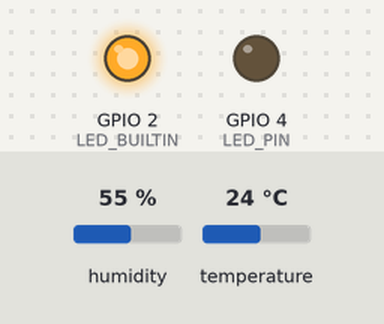
Bench run of a sketch on a simulated ESP32. On the bench: output pins drawn as LEDs (lit = HIGH). Inputs (shaded band) come from the test bench; at power-on: humidity 55 %, temperature 24 °C. WiFi joins after 1.5 s; servers stay silent unless stated; random numbers use the default seed unless the sketch sets one; no MQTT or app messages arrive unless stated; what the sketch prints to the serial monitor is not drawn.

Above: at 5.0 s.
At 10.0 s:
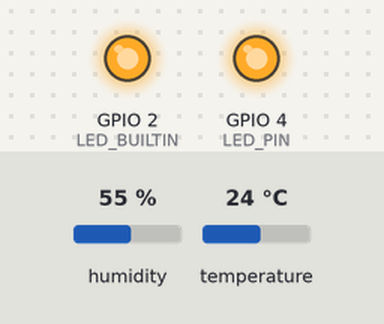
Timing chart, 0 to 15.6 s (numbered marks = the images above):
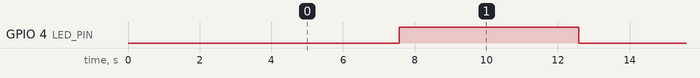

The sketch:

security_node.ino
```cpp
/**
 * AegisMesh — Security Monitoring Node (ESP32-C / Node Gamma)
 * ESP32 Firmware — PIR Motion Detection Sensor
 *
 * Responsibilities:
 * - Detect motion via PIR sensor
 * - Publish telemetry every 2 seconds
 * - Generate security event on motion detection
 * - Send heartbeat every 5 seconds
 *
 * MQTT Topics:
 *   Publish: aegismesh/nodes/ESP32-C/heartbeat
 *   Publish: aegismesh/nodes/ESP32-C/register
 *   Publish: aegismesh/nodes/ESP32-C/telemetry
 *
 * Wiring:
 *   PIR OUT  → GPIO 27
 *   PIR VCC  → 5V
 *   PIR GND  → GND
 *   LED      → GPIO 4
 */

#include <WiFi.h>
#include <PubSubClient.h>
#include <ArduinoJson.h>
#include <DHT.h>

// ══════════════════════════════════════════════════════
// CONFIGURATION — UPDATE THESE
// ══════════════════════════════════════════════════════
const char* WIFI_SSID     = "Ayush";
const char* WIFI_PASSWORD = "1234567890";
const char* MQTT_BROKER   = "172.20.10.3";
const int   MQTT_PORT     = 1883;

const char* NODE_ID       = "ESP32-C";
const char* NODE_LABEL    = "Node Gamma";
const char* NODE_TYPE     = "esp32";
const char* FIRMWARE_VER  = "3.0.0";

// ══════════════════════════════════════════════════════
// PIN CONFIGURATION
// ══════════════════════════════════════════════════════
#define DHTPIN      14
#define DHTTYPE     DHT11
#define LED_PIN     4
#define LED_BUILTIN 2

// ══════════════════════════════════════════════════════
// GLOBALS
// ══════════════════════════════════════════════════════
WiFiClient espClient;
PubSubClient mqtt(espClient);
DHT dht(DHTPIN, DHTTYPE);

unsigned long lastHeartbeat   = 0;
unsigned long lastTelemetry   = 0;
unsigned long bootTime        = 0;

// ══════════════════════════════════════════════════════
// SETUP
// ══════════════════════════════════════════════════════
void setup() {
  Serial.begin(115200);
  delay(1000);

  Serial.println();
  Serial.println("╔═══════════════════════════════╗");
  Serial.println("║  AegisMesh Node Gamma ESP32-C ║");
  Serial.println("║  Climate Monitor (DHT11)      ║");
  Serial.println("╚═══════════════════════════════╝");

  pinMode(LED_PIN, OUTPUT);
  pinMode(LED_BUILTIN, OUTPUT);
  dht.begin();

  connectWiFi();
  mqtt.setServer(MQTT_BROKER, MQTT_PORT);
  connectMQTT();

  bootTime = millis();
  registerNode();
}

// ══════════════════════════════════════════════════════
// LOOP
// ══════════════════════════════════════════════════════
void loop() {
  if (!mqtt.connected()) connectMQTT();
  mqtt.loop();

  unsigned long now = millis();

  if (now - lastHeartbeat >= 5000) {
    sendHeartbeat();
    lastHeartbeat = now;
    digitalWrite(LED_PIN, !digitalRead(LED_PIN));
  }

  if (now - lastTelemetry >= 2000) {
    sendTelemetry();
    lastTelemetry = now;
  }
}

// ══════════════════════════════════════════════════════
// WiFi + MQTT
// ══════════════════════════════════════════════════════
void connectWiFi() {
  WiFi.begin(WIFI_SSID, WIFI_PASSWORD);
  int attempts = 0;
  while (WiFi.status() != WL_CONNECTED && attempts < 30) {
    delay(500); Serial.print("."); attempts++;
  }
  if (WiFi.status() == WL_CONNECTED) {
    Serial.print("\n[WiFi] IP: "); Serial.println(WiFi.localIP());
    digitalWrite(LED_BUILTIN, HIGH);
  } else { ESP.restart(); }
}

void connectMQTT() {
  while (!mqtt.connected()) {
    if (mqtt.connect((String(NODE_ID) + "-" + String(random(1000))).c_str())) {
      Serial.println("[MQTT] Connected");
    } else { delay(3000); }
  }
}

void registerNode() {
  StaticJsonDocument<256> doc;
  doc["label"]           = NODE_LABEL;
  doc["nodeType"]        = NODE_TYPE;
  doc["ipAddress"]       = WiFi.localIP().toString();
  doc["firmwareVersion"] = FIRMWARE_VER;
  char buf[256]; serializeJson(doc, buf);
  mqtt.publish("aegismesh/nodes/ESP32-C/register", buf);
  Serial.println("[MQTT] ✓ Registered");

  // Send immediate heartbeat on boot
  sendHeartbeat();
  lastHeartbeat = millis();
}

void sendHeartbeat() {
  StaticJsonDocument<128> doc;
  doc["rssi"]    = WiFi.RSSI();
  doc["latency"] = random(8, 35);
  doc["uptime"]  = (millis() - bootTime) / 1000;
  doc["fw"]      = FIRMWARE_VER;
  char buf[128]; serializeJson(doc, buf);
  mqtt.publish("aegismesh/nodes/ESP32-C/heartbeat", buf);
}

// ══════════════════════════════════════════════════════
// TELEMETRY — DHT11 Climate Sensor
// ══════════════════════════════════════════════════════
void sendTelemetry() {
  float temp = dht.readTemperature();
  float hum  = dht.readHumidity();

  if (isnan(temp)) temp = 25.0 + random(-30, 30) / 10.0;
  if (isnan(hum))  hum  = 55.0 + random(-50, 50) / 10.0;

  StaticJsonDocument<256> doc;
  doc["temperature"]    = temp;
  doc["humidity"]       = hum;
  doc["gasLevel"]       = 0;
  doc["cpuUsage"]       = random(15, 35);
  doc["networkLoad"]    = random(25, 55);
  doc["batteryLevel"]   = random(70, 100);
  doc["powerStatus"]    = "normal";
  doc["latency"]        = random(8, 35);

  char buf[256]; serializeJson(doc, buf);
  mqtt.publish("aegismesh/nodes/ESP32-C/telemetry", buf);

  Serial.print("[Telemetry] T="); Serial.print(temp);
  Serial.print("°C H="); Serial.print(hum);
  Serial.println("%");
}
```

Measured:
- by itself, GPIO 4 (LED_PIN): alternates HIGH for 5.0 s and LOW for 5.0 s
